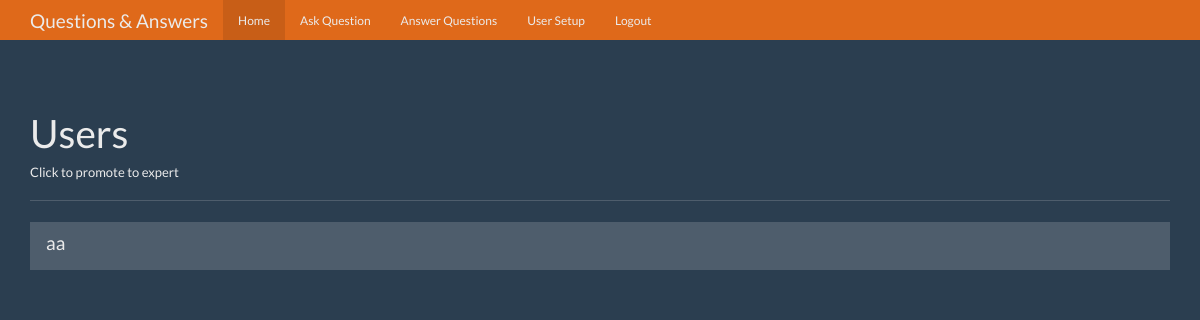
Page /users (signed in) on the earlier database version.
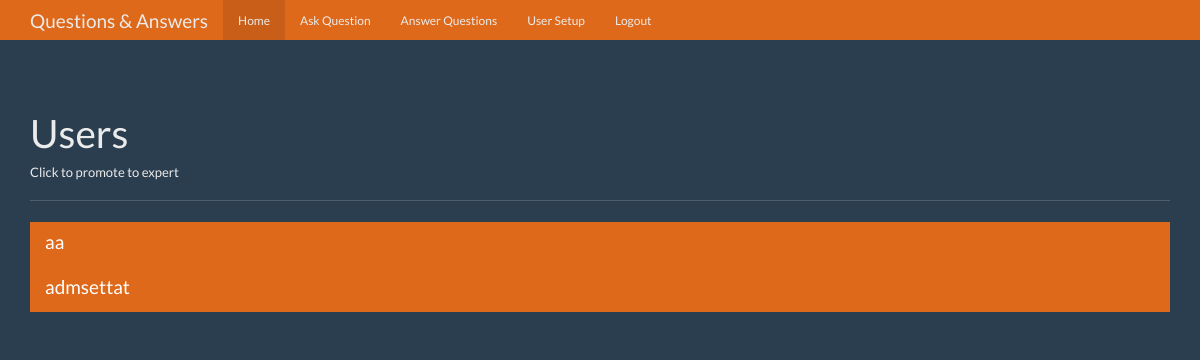
Same page on the later database version.
### tables this page shows
CREATE TABLE users(
    id INTEGER PRIMARY KEY AUTOINCREMENT,
    name TEXT NOT NULL,
    password TEXT NOT NULL,
    expert BOOLEAN NOT NULL,
    admin BOOLEAN NOT NULL
);

### QuestionApp/app.py (the view)
@ app.route('/users')
def users():
    user = get_current_user()
    db = get_db()
    users_cur = db.execute('select id,name,expert,admin from users')
    users_results = users_cur.fetchall()
    return render_template('users.html', user=user, users=users_results)

### QuestionApp/app.py (called while the page is built)
def get_current_user():
    user = None
    user_resutlt = None
    if 'user' in session:
        user = session['user']
        db = get_db()
        user_cur = db.execute(
            'select id,name,password,expert,admin from users where name = ?', [user])
        user_resutlt = user_cur.fetchone()
    return user_resutlt

### QuestionApp/database.py (called while the page is built)
def connect_db():
    sql = sqlite3.connect('./questions.db')
    sql.row_factory = sqlite3.Row
    return sql

def get_db():
    if not hasattr(g, 'sqlite3_db'):
        g.sqlite_db = connect_db()
    return g.sqlite_db

### QuestionApp/templates/users.html
{%extends 'base.html'%} {%block content%}
<div class="page-header">
  <h1>Users</h1>
  <h6>Click to promote to expert</h6>
</div>
<div class="row">
  <div class="col-lg-12">
    <div class="list-group">
      {%for usr in users%}
      <a
        href="{{url_for('promote',user_id=usr.id)}}"
        class="list-group-item {%if usr.expert ==1 %} active{%endif%}"
      >
        <h4 class="list-group-item-heading">{{usr.name}}</h4>
      </a>
      {%endfor%}
    </div>
  </div>
</div>
{%endblock content%}

Differences in the rows shown:
changed users "aa": expert False → True (drawn)
added users: name "admsettat"
